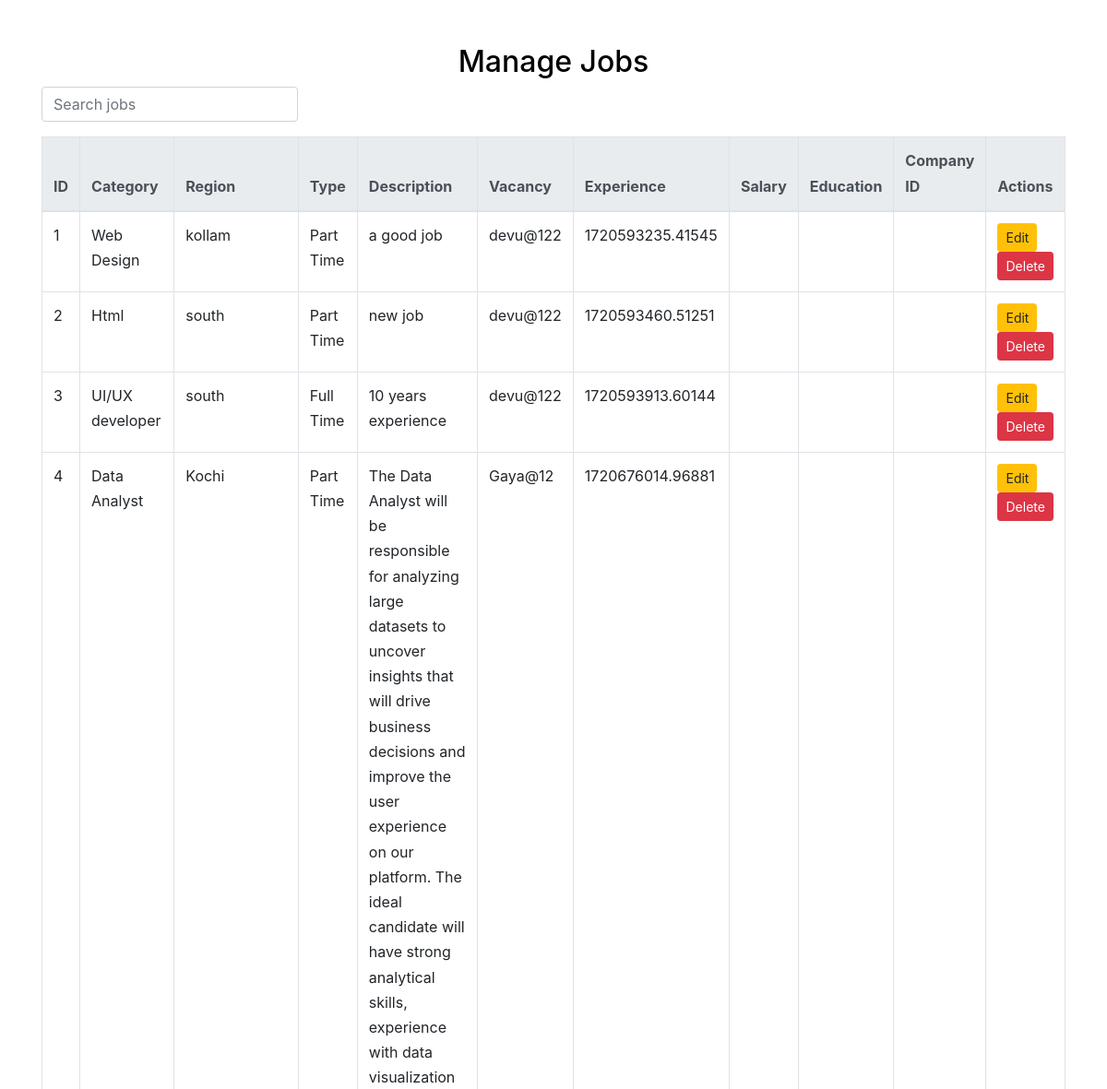
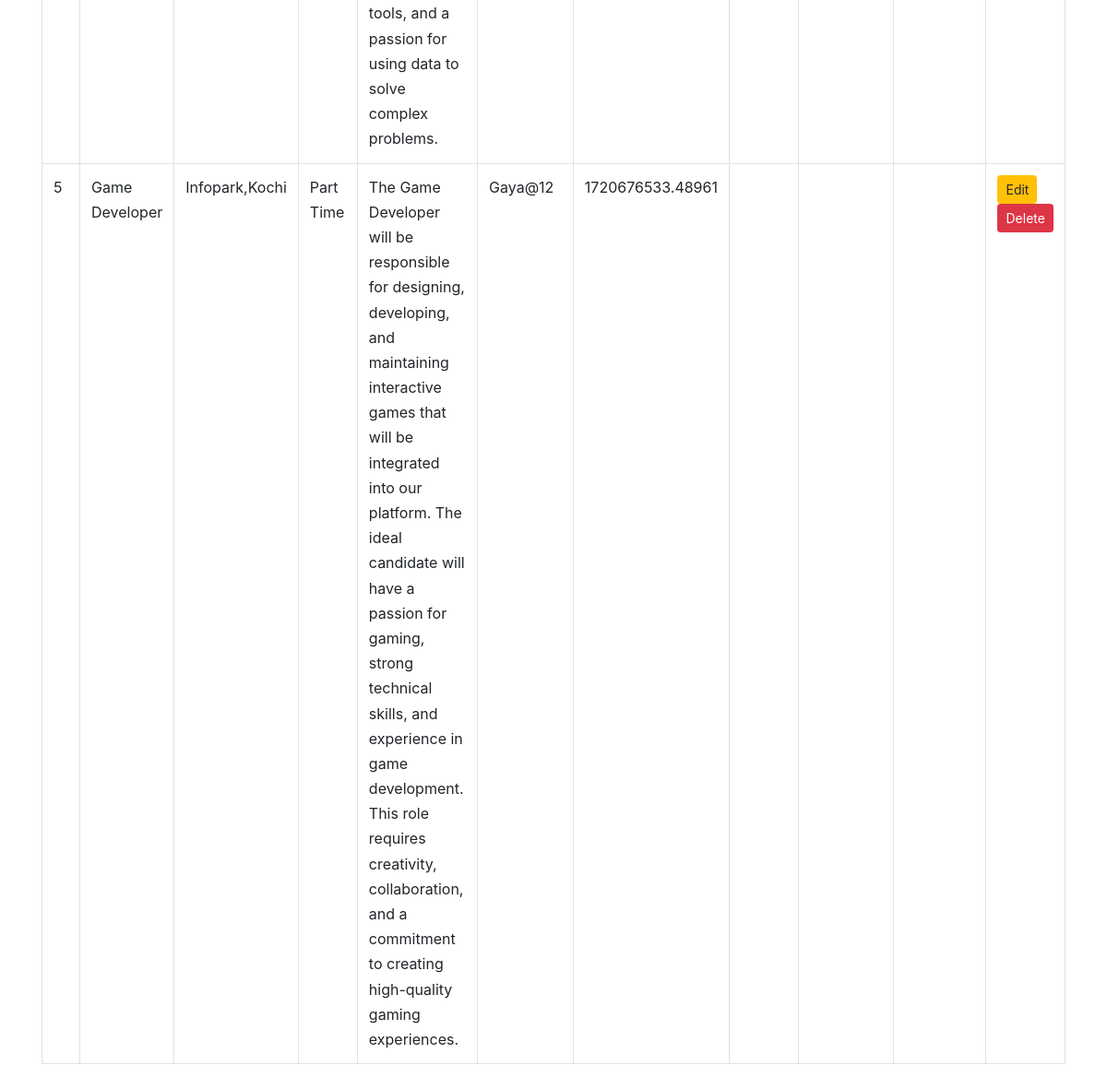
The app's page /admin/jobs (signed in) with its own data (2 pictures, top to bottom).
### tables this page shows
CREATE TABLE jobs (id INTEGER PRIMARY KEY AUTOINCREMENT, category TEXT, region TEXT, type TEXT, desc TEXT, company_id TEXT, time TEXT);

### app.py (the view)
@app.route('/admin/jobs')
def admin_list_jobs():
    if not session.get('admin_logged_in'):
        return redirect('/admin/login')
    conn = sqlite3.connect('database.db')
    cursor = conn.cursor()
    cursor.execute("SELECT * FROM jobs")
    jobs = cursor.fetchall()
    conn.close()
    return render_template('admin/jobs.html', jobs=jobs)

### templates/admin/jobs.html (shortened to what this page needs)
<!doctype html>
<html lang="en">
  <head>
    <link rel="stylesheet" href="https://maxcdn.bootstrapcdn.com/bootstrap/4.5.2/css/bootstrap.min.css">
    <link rel="stylesheet" href="/static/css/style.css">
  </head>
  <body>
    <div class="container mt-5">
      <h2 class="text-center">Manage Jobs</h2>
      <div class="d-flex justify-content-between mb-3">
        <input type="text" id="search" class="form-control w-25" placeholder="Search jobs">
      </div>
      <table class="table table-bordered">
        <thead class="thead-light">
          <tr>
            <th>ID</th>
            <th>Category</th>
            <th>Region</th>
            <th>Type</th>
            <th>Description</th>
            <th>Vacancy</th>
            <th>Experience</th>
            <th>Salary</th>
            <th>Education</th>
            <th>Company ID</th>
            <th>Actions</th>
          </tr>
        </thead>
        <tbody id="jobs-table-body">
          {% for job in jobs %}
          <tr>
            <td>{{ job[0] }}</td>
            <td>{{ job[1] }}</td>
            <td>{{ job[2] }}</td>
            <td>{{ job[3] }}</td>
            <td>{{ job[4] }}</td>
            <td>{{ job[5] }}</td>
            <td>{{ job[6] }}</td>
            <td>{{ job[7] }}</td>
            <td>{{ job[8] }}</td>
            <td>{{ job[9] }}</td>
            <td>
              <a href="/admin/jobs/edit/{{ job.id }}" class="btn btn-warning btn-sm">Edit</a>
              <button class="btn btn-danger btn-sm" onclick="confirmDelete('{{ job.id }}')">Delete</button>
            </td>
          </tr>
          {% endfor %}
        </tbody>
      </table>
    </div>
  </body>
</html>

### static/css/style.css (style rules this page uses)
body { font-weight: 400; font-size: 1rem; line-height: 1.7; position: relative; }
body:after { content: ""; position: absolute; top: 0; left: 0; right: 0; bottom: 0; background: rgba(0, 0, 0, 0.7); z-index: 100; opacity: 0; visibility: hidden; -webkit-transition: .3s all ease; -o-transition: .3s all ease; transition: .3s all ease; }
h1, h2, h3, h4 { color: #000; }
.btn:after, .btn:before { display: none; }

### records on screen
jobs: id "1", category "Web Design", region "kollam", type "Part Time", desc "a good job", company "devu@122", time "1720593235.41545"
jobs: id "2", category "Html", region "south", type "Part Time", desc "new job", company "devu@122", time "1720593460.51251"
jobs: id "3", category "UI/UX developer", region "south", type "Full Time", desc "10 years experience", company "devu@122", time "1720593913.60144"
jobs: id "4", category "Data Analyst", region "Kochi", type "Part Time", desc "The Data Analyst will be responsible for analyzing large datasets to uncover insights that will drive business decisions and improve the user experience on our platform. The ideal candidate will have strong analytical skills, experience with data visualization tools, and a passion for using data to solve complex problems.", company "Gaya@12", time "1720676014.96881"
jobs: id "5", category "Game Developer", region "Infopark,Kochi", type "Part Time", desc "The Game Developer will be responsible for designing, developing, and maintaining interactive games that will be integrated into our platform. The ideal candidate will have a passion for gaming, strong technical skills, and experience in game development. This role requires creativity, collaboration, and a commitment to creating high-quality gaming experiences.", company "Gaya@12", time "1720676533.48961"
